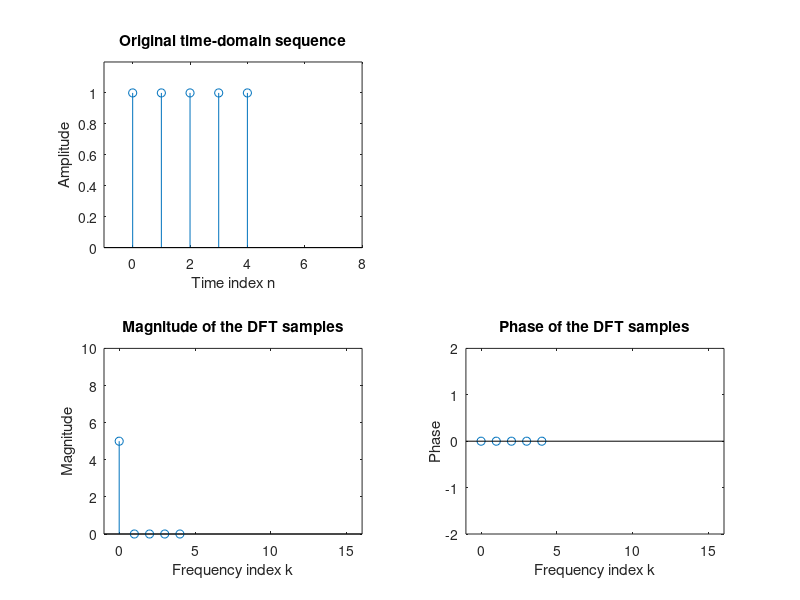

MATLAB code for this plot:

% Illustration of DFT Computation
clc;
clear all;
close all;
N = input('Type in the length of the sequence = ');
M = input('Type in the length of the DFT = ');
% Generate the length-N time-domain sequence
u = [ones(1,N)];
% Compute its M-point DFT
U = fft(u,M);
% Plot the time-domain sequence and its DFT
t = 0:1:N-1;
subplot(2,2,1)
stem(t,u);
axis([-1 8 0 1.2])
title('Original time-domain sequence')
xlabel('Time index n'); ylabel('Amplitude')
subplot(2,2,3)
k = 0:1:M-1;
stem(k,abs(U))
axis([-1 16 0 10])
title('Magnitude of the DFT samples')
xlabel('Frequency index k'); ylabel('Magnitude')
subplot(2,2,4)
stem(k,angle(U))
axis([-1 16 -2 2])
title('Phase of the DFT samples')
xlabel('Frequency index k'); ylabel('Phase')